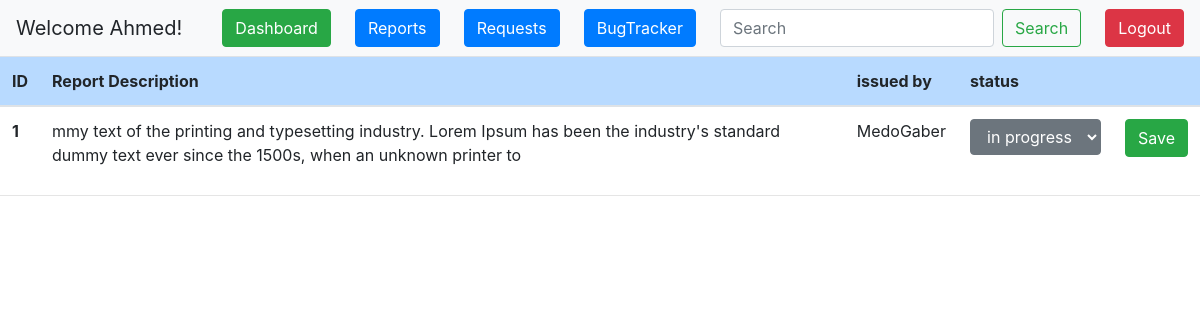
The page /reports/ (signed in) on the database its author committed.
### accounts/models.py (models this page shows, shortened)
class Account(AbstractBaseUser):
    first_name      = models.CharField(max_length=50)
    last_name       = models.CharField(max_length=50)
    username        = models.CharField(max_length=50, unique=True)
    email           = models.EmailField(max_length=100, unique=True)
    phone_number    = models.CharField(max_length=50)
    date_joined     = models.DateTimeField(auto_now_add=True)
    last_login      = models.DateTimeField(auto_now_add=True)
    is_admin        = models.BooleanField(default=False)
    is_staff        = models.BooleanField(default=False)
    is_active       = models.BooleanField(default=False)
    is_superadmin   = models.BooleanField(default=False)
    USERNAME_FIELD  = 'email'
    REQUIRED_FIELDS = ['username','first_name', 'last_name']
    objects = MyAccountManger()

class Profile(models.Model):
    depart = models.ForeignKey('dashboard.Department', on_delete=models.CASCADE, blank=True,null=True)
    account = models.OneToOneField(Account , on_delete=models.CASCADE, blank=True , null=True)
    name = models.CharField(max_length=50,null=True,blank=True)
    salary  = models.DecimalField(decimal_places=2,max_digits=10,default = 0)
    username = models.CharField(max_length=50,null=True,blank=True)
    email = models.EmailField(blank=True,null=True)
    role = models.CharField(max_length=150,null=True,blank=True)
    location = models.CharField(max_length=50,null=True,blank=True)
    gender = models.CharField(max_length=50,null=True,blank=True)
    age = models.IntegerField(default = 0)
    on_vacation = models.BooleanField(default=False)
    skills = models.CharField(max_length=255,null=True,blank=True)
    languages = models.CharField(max_length=50,null=True,blank=True)
    id = models.UUIDField(default=uuid.uuid4, editable=False,primary_key=True)
    created = models.DateTimeField(auto_now_add=True)
    class Meta:
        ordering = ['-created']

### dashboard/models.py (models this page shows, shortened)
class Report(models.Model):
    status = models.CharField(max_length=50,choices=STATUS,default='open')
    issued_by = models.ForeignKey(Profile, on_delete=models.CASCADE,null=True, blank=True)
    issuetype = models.CharField(max_length=50,blank=True,null=True)
    description = models.TextField(max_length=255,blank=True, null=True)
    created = models.DateTimeField(auto_now_add=True)

### dashboard/views.py (the view)
# urls.py: path('reports/', views.reports, name='reports'),
def reports(request):
    reports = Report.objects.all()
    return render(request, 'dashboard/reportslist.html',{'reports':reports})

### dashboard/templates/dashboard/reportslist.html (shortened to what this page needs)
{% extends 'base.html' %}
{% block content %}
<table class="table">
    <thead>
      <tr class="table-primary">
        <th scope="col">ID</th>
        <th scope="col">Report Description</th>
        <th scope="col">issued by</th>
        <th scope="col">status</th>
        <th scope="col"></th>
      </tr>
    </thead>
    <tbody>
        {%for report in reports%}
      <tr>
        <th scope="row">{{report.id}}</th>
        <td>{{report.description}}</td>
        <td>{{report.issued_by.username|capfirst}}</td>
        {%if request.user.is_superuser == False%}
        <th>{{report.status}}</th>
        {%else%}
        <form method="POST" action="{%url 'reportstatus' report.id%}">
        <td><select  name='status' class="btn btn-secondary">
          <option selected disabled>{{report.status}}</option>
        </select></td>
        <td><button type="submit" class='btn btn-success'>Save</button></td>
        </form>
      </tr>
      {%endif%}
        {%endfor%}
    </tbody>
  </table>
  <hr>
  {%endblock%}

### templates/base.html (shortened to what this page needs)
{%load static%}
<!DOCTYPE html>
<html>
  <head>
    <link rel="stylesheet" href="https://cdn.jsdelivr.net/npm/bootstrap@4.0.0/dist/css/bootstrap.min.css">
  </head>
  <nav class="navbar navbar-light bg-light justify-content-between">
    {%if request.user.is_authenticated%}
    <a class="navbar-brand">Welcome {{request.user.username|capfirst}}!</a>
    {%endif%}
    {%if request.user.is_authenticated == False%}
    <a href="{%url 'login'%}">Login</a>
    <a href="{%url 'register'%}">Register</a>
    {%elif request.user.is_authenticated%}
    <a class="btn btn-success" href="{%url 'dashboard'%}">Dashboard</a>
    {%if request.user.is_superadmin == True%}
    <a  href="{%url 'reports'%}" class="btn btn-primary">
      Reports </a>
      <a  href="{%url 'requests'%}" class="btn btn-primary">
        Requests </a>
      <a  href="{%url 'bugs'%}" class="btn btn-primary">
        BugTracker </a>
        <form class="form-inline" action='{%url 'dashboard'%}' method='GET'>
          <input class="form-control mr-sm-2" type="search" placeholder="Search" name='search_query' aria-label="Search">
          <button class="btn btn-outline-success my-2 my-sm-0"   type="submit">Search</button>
        </form>
   {%endif%}
    <a class="btn btn-danger" href="{%url 'logout'%}">Logout</a>
    {%endif%}
  </nav>
</html>
{%block content%}
{% endblock %}

### rows shown on the page
Account: user.username "Ahmed"
Report: id "1", description "mmy text of the printing and typesetting industry. Lorem Ipsum has been the industry's standard dummy text ever since the 1500s, when an unknown printer to", issued_by.username "MedoGaber", status "in progress"
